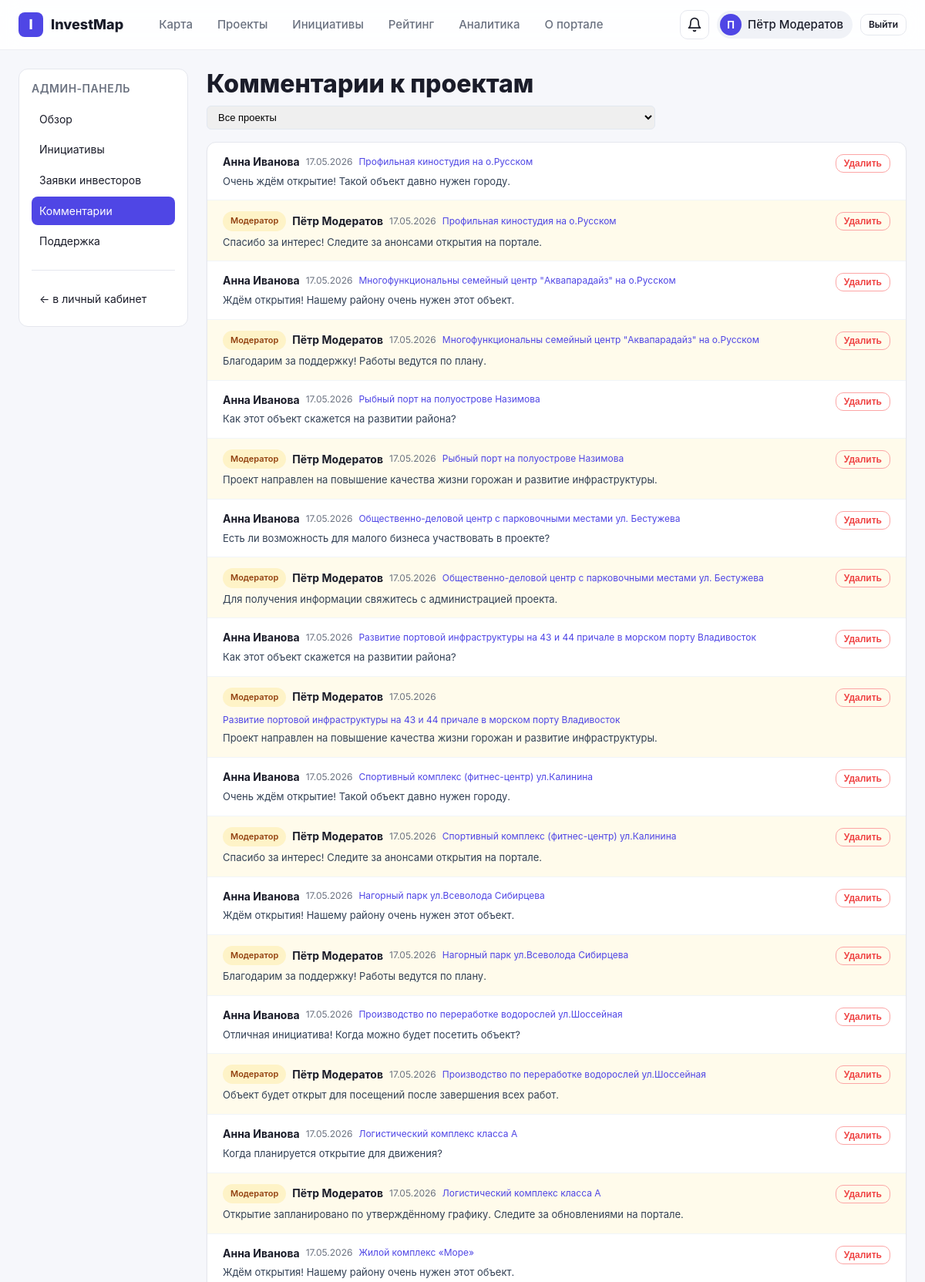
/admin/comments (signed in, upper part), run on the app's committed database.
### app/models.py (models this page shows, shortened)
class User(UserMixin, db.Model):
    __tablename__ = "users"
    id = db.Column(db.Integer, primary_key=True)
    email = db.Column(db.String(120), unique=True, nullable=False, index=True)
    name = db.Column(db.String(120), nullable=False)
    password_hash = db.Column(db.String(255), nullable=False)
    role = db.Column(db.String(20), default="user", nullable=False)  # user | moderator | admin
    avatar = db.Column(db.String(255))
    profile_type = db.Column(db.String(20), default="physical", nullable=False)
    company_name = db.Column(db.String(200))  # для инвесторов
    inn = db.Column(db.String(20))            # ИНН
    phone = db.Column(db.String(40))
    bio = db.Column(db.Text)                  # о себе / о компании
    email_notifications = db.Column(db.Boolean, default=True, nullable=False)
    created_at = db.Column(db.DateTime, default=datetime.utcnow)
    comments = db.relationship("Comment", back_populates="user", cascade="all, delete-orphan")
    subscriptions = db.relationship("Subscription", back_populates="user", cascade="all, delete-orphan")
    notifications = db.relationship("Notification", back_populates="user", cascade="all, delete-orphan")
    activities = db.relationship("Activity", back_populates="user", cascade="all, delete-orphan")
    donations = db.relationship("Donation", back_populates="user", cascade="all, delete-orphan")
    votes = db.relationship("InitiativeVote", back_populates="user", cascade="all, delete-orphan")
    tickets = db.relationship("SupportTicket", back_populates="user", cascade="all, delete-orphan")
    interests = db.relationship("InvestorInterest", back_populates="user", cascade="all, delete-orphan")
    @property
    def is_moderator(self):
        return self.role in ("moderator", "admin")

class Comment(db.Model):
    __tablename__ = "comments"
    id = db.Column(db.Integer, primary_key=True)
    project_id = db.Column(db.Integer, db.ForeignKey("projects.id"), nullable=False)
    user_id = db.Column(db.Integer, db.ForeignKey("users.id"), nullable=False)
    body = db.Column(db.Text, nullable=False)
    is_moderator = db.Column(db.Boolean, default=False)
    created_at = db.Column(db.DateTime, default=datetime.utcnow)
    project = db.relationship("Project", back_populates="comments")
    user = db.relationship("User", back_populates="comments")

class Project(db.Model):
    __tablename__ = "projects"
    id = db.Column(db.Integer, primary_key=True)
    title = db.Column(db.String(200), nullable=False)
    slug = db.Column(db.String(220), unique=True, nullable=False, index=True)
    short_description = db.Column(db.String(300), nullable=False)
    description = db.Column(db.Text, nullable=False)
    goal = db.Column(db.Text)  # цель проекта
    type = db.Column(db.String(40), nullable=False, index=True)
    status = db.Column(db.String(40), nullable=False, index=True)
    district = db.Column(db.String(60), nullable=False, index=True)
    lat = db.Column(db.Float, nullable=False)
    lng = db.Column(db.Float, nullable=False)
    address = db.Column(db.String(255))
    start_date = db.Column(db.Date)
    end_date = db.Column(db.Date)
    budget = db.Column(db.BigInteger)  # ₽
    responsible = db.Column(db.String(200))  # ответственные: ведомство/компания
    cover = db.Column(db.String(255))  # путь к обложке
    created_at = db.Column(db.DateTime, default=datetime.utcnow)
    media = db.relationship("ProjectMedia", back_populates="project", cascade="all, delete-orphan")
    timeline = db.relationship(
        "TimelineEvent", back_populates="project", cascade="all, delete-orphan", order_by="TimelineEvent.date"
    )
    jobs = db.relationship("Job", back_populates="project", cascade="all, delete-orphan")
    comments = db.relationship(
        "Comment", back_populates="project", cascade="all, delete-orphan", order_by="Comment.created_at"
    )

### app/blueprints/admin.py (the view)
@bp.route("/comments")
@moderator_required
def comments_list():
    project_filter = request.args.get("project_id", type=int)
    q = Comment.query.order_by(Comment.created_at.desc())
    if project_filter:
        q = q.filter_by(project_id=project_filter)
    comments = q.limit(100).all()
    projects = Project.query.order_by(Project.title).all()
    return render_template("admin/comments_list.html",
                           comments=comments, projects=projects,
                           project_filter=project_filter)

### app/blueprints/admin.py (called while the page is built)
def moderator_required(fn):
    @wraps(fn)
    @login_required
    def wrapper(*args, **kwargs):
        if not current_user.is_moderator:
            abort(403)
        return fn(*args, **kwargs)
    return wrapper

### app/templates/admin/comments_list.html (shortened to what this page needs)
{% extends "admin/_base.html" %}
{% block admin_content %}
<div style="display:flex;justify-content:space-between;align-items:center;margin-bottom:16px;flex-wrap:wrap;gap:8px;">
    <h1 style="margin:0;">Комментарии к проектам</h1>
    <form method="get" style="display:flex;gap:8px;align-items:center;">
        <select name="project_id" onchange="this.form.submit()"
                style="padding:6px 10px;border:1px solid #e2e8f0;border-radius:6px;font-size:13px;">
            <option value="">Все проекты</option>
        </select>
    </form>
</div>
{% if comments %}
<div class="card" style="padding:0;overflow:hidden;">
    {% for c in comments %}
    <div style="padding:14px 20px;border-bottom:1px solid #f1f5f9;display:flex;gap:16px;align-items:flex-start;{% if loop.last %}border-bottom:none;{% endif %}{% if c.is_moderator %}background:#fffbeb;{% endif %}">
        <div style="flex:1;min-width:0;">
            <div style="display:flex;align-items:center;gap:8px;margin-bottom:4px;flex-wrap:wrap;">
                {% if c.is_moderator %}
                    <span class="chip chip--warning" style="font-size:11px;">Модератор</span>
                {% endif %}
                <strong style="font-size:14px;">{{ c.user.name }}</strong>
                <span class="muted" style="font-size:12px;">{{ c.created_at|date_ru }}</span>
                <a href="{{ url_for('projects.detail', slug=c.project.slug) }}" style="font-size:12px;color:#4f46e5;">
                    {{ c.project.title }}
                </a>
            </div>
            <p style="margin:0;font-size:13px;line-height:1.6;color:#334155;">{{ c.body }}</p>
        </div>
        <form method="post" action="{{ url_for('admin.comment_delete', cid=c.id) }}"
              onsubmit="return confirm('Удалить комментарий?');"
              style="flex-shrink:0;">
            <button type="submit" class="btn btn--ghost btn--sm"
                    style="color:#ef4444;border-color:#fca5a5;" title="Удалить">Удалить</button>
        </form>
    </div>
    {% endfor %}
</div>
{% else %}
<div class="card">
    <p class="muted">Комментариев нет{% if project_filter %} для выбранного проекта{% endif %}.</p>
</div>
{% endif %}
{% endblock %}

### app/templates/base.html (shortened to what this page needs)
<!doctype html>
<html lang="ru">
<head>
    <link rel="stylesheet" href="https://unpkg.com/leaflet@1.9.4/dist/leaflet.css">
    <link rel="stylesheet" href="{{ url_for('static', filename='css/style.css') }}">
</head>
<body>
<header class="topbar">
    <div class="container topbar__inner">
        <a class="brand" href="{{ url_for('main.index') }}">
            <span class="brand__logo">I</span>
            <span class="brand__name">InvestMap</span>
        </a>
        <nav class="nav">
            <a href="{{ url_for('main.index') }}" class="nav__link {% if request.endpoint == 'main.index' %}active{% endif %}">Карта</a>
            <a href="{{ url_for('projects.list_projects') }}" class="nav__link {% if request.blueprint == 'projects' %}active{% endif %}">Проекты</a>
            <a href="{{ url_for('initiatives.list_initiatives') }}" class="nav__link {% if request.blueprint == 'initiatives' %}active{% endif %}">Инициативы</a>
            <a href="{{ url_for('initiatives.top') }}" class="nav__link {% if request.endpoint == 'initiatives.top' %}active{% endif %}">Рейтинг</a>
            <a href="{{ url_for('main.analytics') }}" class="nav__link {% if request.endpoint == 'main.analytics' %}active{% endif %}">Аналитика</a>
            <a href="{{ url_for('main.about') }}" class="nav__link {% if request.endpoint == 'main.about' %}active{% endif %}">О портале</a>
        </nav>
        <div class="topbar__actions">
            {% if current_user.is_authenticated %}
                <a href="{{ url_for('cabinet.notifications') }}" class="icon-btn" title="Уведомления">
                    <svg width="20" height="20" viewBox="0 0 24 24" fill="none" stroke="currentColor" stroke-width="2" stroke-linecap="round" stroke-linejoin="round"><path d="M6 8a6 6 0 0 1 12 0c0 7 3 9 3 9H3s3-2 3-9"/><path d="M10.3 21a1.94 1.94 0 0 0 3.4 0"/></svg>
                </a>
                <a href="{{ url_for('cabinet.index') }}" class="user-chip">
                    <span class="user-chip__avatar">{{ current_user.name[:1]|upper }}</span>
                    <span class="user-chip__name">{{ current_user.name }}</span>
                </a>
                <a href="{{ url_for('auth.logout') }}" class="btn btn--ghost btn--sm">Выйти</a>
            {% else %}
                <a href="{{ url_for('auth.login') }}" class="btn btn--ghost btn--sm">Войти</a>
                <a href="{{ url_for('auth.register') }}" class="btn btn--primary btn--sm">Регистрация</a>
            {% endif %}
        </div>
    </div>
</header>
<main class="main {% block main_class %}{% endblock %}">
    {% block content %}{% endblock %}
</main>
</body>
</html>

### app/static/css/style.css (style rules this page uses)
:root { --bg: #f6f7fb; --surface: #ffffff; --surface-2: #f0f2f7; --border: #e5e7ee; --text: #1a1c29; --text-muted: #6b7280; --primary: #4f46e5; --primary-dark: #3f37c9; --primary-soft: #eef2ff; --success: #16a34a; --success-soft: #dcfce7; --warning: #f59e0b; --warning-soft: #fef3c7; --danger: #dc2626; --danger-soft: #fee2e2; --info: #0ea5e9; --info-soft: #e0f2fe; --shadow-sm: 0 1px 2px rgba(16, 24, 40, 0.05); --shadow-md: 0 4px 12px rgba(16, 24, 40, 0.08); --shadow-lg: 0 10px 30px rgba(16, 24, 40, 0.12); --radius-sm: 8px; --radius: 12px; --radius-lg: 16px; }
* { box-sizing: border-box; }
html, body { margin: 0; padding: 0; }
body { font-family: 'Inter', -apple-system, BlinkMacSystemFont, 'Segoe UI', sans-serif; background: var(--bg); color: var(--text); font-size: 15px; line-height: 1.55; min-height: 100vh; display: flex; flex-direction: column; }
.main { flex: 1; }
a { color: var(--primary); text-decoration: none; }
h1, h2, h3, h4 { margin: 0 0 12px; line-height: 1.25; }
h1 { font-size: 32px; font-weight: 800; }
p { margin: 0 0 12px; }
.container { max-width: 1240px; margin: 0 auto; padding: 0 24px; }
.topbar { background: var(--surface); border-bottom: 1px solid var(--border); position: sticky; top: 0; z-index: 900; }
.topbar__inner { display: flex; align-items: center; gap: 32px; height: 64px; }
.brand { display: flex; align-items: center; gap: 10px; font-weight: 800; font-size: 18px; color: var(--text); text-decoration: none; }
.brand__logo { display: inline-flex; width: 32px; height: 32px; align-items: center; justify-content: center; background: var(--primary); color: #fff; border-radius: 8px; font-weight: 800; }
.nav { display: flex; gap: 4px; flex: 1; }
.nav__link { padding: 8px 14px; border-radius: 8px; color: var(--text-muted); font-weight: 500; }
.topbar__actions { display: flex; align-items: center; gap: 10px; }
.icon-btn { position: relative; width: 38px; height: 38px; border-radius: 10px; border: 1px solid var(--border); background: var(--surface); display: inline-flex; align-items: center; justify-content: center; color: var(--text); }
.user-chip { display: inline-flex; align-items: center; gap: 8px; padding: 4px 12px 4px 4px; background: var(--surface-2); border-radius: 999px; color: var(--text); font-weight: 500; }
.user-chip__avatar { width: 28px; height: 28px; background: var(--primary); color: #fff; border-radius: 50%; display: inline-flex; align-items: center; justify-content: center; font-weight: 700; font-size: 13px; }
.btn { display: inline-flex; align-items: center; justify-content: center; gap: 6px; padding: 10px 18px; border-radius: 10px; border: 1px solid transparent; font-weight: 600; font-size: 14px; cursor: pointer; text-decoration: none; transition: all 0.15s ease; white-space: nowrap; }
.btn--ghost { background: transparent; color: var(--text); border-color: var(--border); }
.btn--sm { padding: 7px 14px; font-size: 13px; }
.card { background: var(--surface); border-radius: var(--radius); border: 1px solid var(--border); box-shadow: var(--shadow-sm); padding: 20px; }
.chip { display: inline-flex; align-items: center; gap: 6px; padding: 4px 10px; border-radius: 999px; font-size: 12px; font-weight: 600; background: var(--surface-2); color: var(--text-muted); }
.chip--warning { background: var(--warning-soft); color: #92400e; }
.muted { color: var(--text-muted); }
.admin-content h1 { margin-top: 0; }
.btn--sm { padding: 4px 10px; font-size: 12px; }
.topbar { background: rgba(255, 255, 255, 0.88); backdrop-filter: blur(14px); -webkit-backdrop-filter: blur(14px); border-bottom-color: rgba(229, 231, 238, 0.7); }
.nav__link { position: relative; transition: all 0.15s; }

### data on the page
User: name "П", name "Пётр Модератов"
Comment: user.name "Анна Иванова", created_at "17.05.2026", project "Профильная киностудия на о.Русском", body "Очень ждём открытие! Такой объект давно нужен городу."
Comment: is_moderator "Модератор", user.name "Пётр Модератов", created_at "17.05.2026", project "Профильная киностудия на о.Русском", body "Спасибо за интерес! Следите за анонсами открытия на портале."
Comment: user.name "Анна Иванова", created_at "17.05.2026", project "Многофункциональны семейный центр \"Аквапарадайз\" на о.Русском", body "Ждём открытия! Нашему району очень нужен этот объект."
Comment: is_moderator "Модератор", user.name "Пётр Модератов", created_at "17.05.2026", project "Многофункциональны семейный центр \"Аквапарадайз\" на о.Русском", body "Благодарим за поддержку! Работы ведутся по плану."
Comment: user.name "Анна Иванова", created_at "17.05.2026", project "Рыбный порт на полуострове Назимова", body "Как этот объект скажется на развитии района?"
Comment: is_moderator "Модератор", user.name "Пётр Модератов", created_at "17.05.2026", project "Рыбный порт на полуострове Назимова", body "Проект направлен на повышение качества жизни горожан и развитие инфраструктуры."
Comment: user.name "Анна Иванова", created_at "17.05.2026", project "Общественно-деловой центр с парковочными местами ул. Бестужева", body "Есть ли возможность для малого бизнеса участвовать в проекте?"
Comment: is_moderator "Модератор", user.name "Пётр Модератов", created_at "17.05.2026", project "Общественно-деловой центр с парковочными местами ул. Бестужева", body "Для получения информации свяжитесь с администрацией проекта."
Comment: user.name "Анна Иванова", created_at "17.05.2026", project "Развитие портовой инфраструктуры на 43 и 44 причале в морском порту Владивосток", body "Как этот объект скажется на развитии района?"
Comment: is_moderator "Модератор", user.name "Пётр Модератов", created_at "17.05.2026", project "Развитие портовой инфраструктуры на 43 и 44 причале в морском порту Владивосток", body "Проект направлен на повышение качества жизни горожан и развитие инфраструктуры."
Comment: user.name "Анна Иванова", created_at "17.05.2026", project "Спортивный комплекс (фитнес-центр) ул.Калинина", body "Очень ждём открытие! Такой объект давно нужен городу."
Comment: is_moderator "Модератор", user.name "Пётр Модератов", created_at "17.05.2026", project "Спортивный комплекс (фитнес-центр) ул.Калинина", body "Спасибо за интерес! Следите за анонсами открытия на портале."
Comment: user.name "Анна Иванова", created_at "17.05.2026", project "Нагорный парк ул.Всеволода Сибирцева", body "Ждём открытия! Нашему району очень нужен этот объект."
Comment: is_moderator "Модератор", user.name "Пётр Модератов", created_at "17.05.2026", project "Нагорный парк ул.Всеволода Сибирцева", body "Благодарим за поддержку! Работы ведутся по плану."
Comment: user.name "Анна Иванова", created_at "17.05.2026", project "Производство по переработке водорослей ул.Шоссейная", body "Отличная инициатива! Когда можно будет посетить объект?"
Comment: is_moderator "Модератор", user.name "Пётр Модератов", created_at "17.05.2026", project "Производство по переработке водорослей ул.Шоссейная", body "Объект будет открыт для посещений после завершения всех работ."
Comment: user.name "Анна Иванова", created_at "17.05.2026", project "Логистический комплекс класса А", body "Когда планируется открытие для движения?"
Comment: is_moderator "Модератор", user.name "Пётр Модератов", created_at "17.05.2026", project "Логистический комплекс класса А", body "Открытие запланировано по утверждённому графику. Следите за обновлениями на портале."
Comment: user.name "Анна Иванова", created_at "17.05.2026", project "Жилой комплекс «Море»", body "Ждём открытия! Нашему району очень нужен этот объект."
